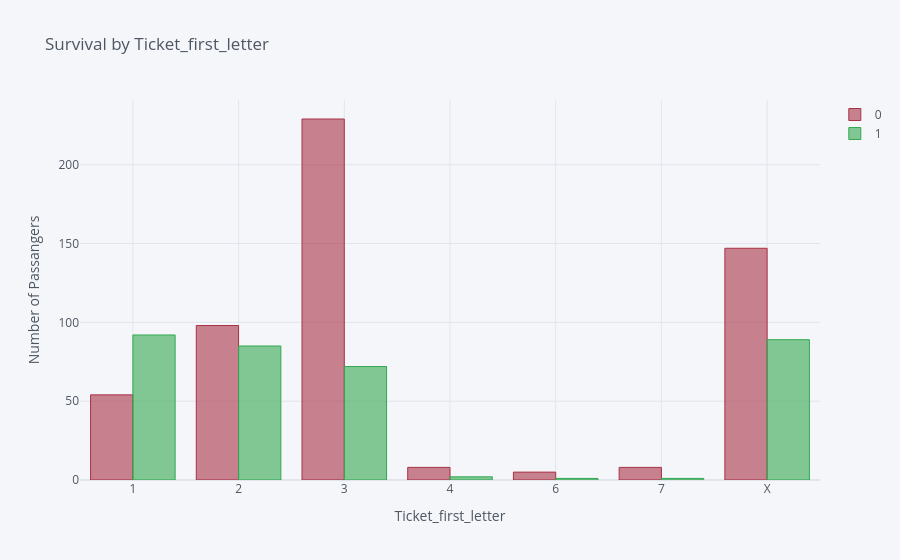

The cell this chart's notebook holds for it:
### Code cell
hist_by_column("Ticket_first_letter")

### Figure 1 — Plotly figure (JSON) as saved in the notebook; plotly's stock layout.template omitted (floating-point values rounded to 4 significant figures)
{"data": [{"marker": {"color": "rgba(168, 50, 70, 0.6)", "line": {"color": "rgba(168, 50, 70, 1.0)", "width": 1}}, "name": "0", "orientation": "v", "text": "", "type": "bar", "x": ["1", "2", "3", "4", "6", "7", "X"], "y": [54, 98, 229, 8, 5, 8, 147]}, {"marker": {"color": "rgba(50, 168, 82, 0.6)", "line": {"color": "rgba(50, 168, 82, 1.0)", "width": 1}}, "name": "1", "orientation": "v", "text": "", "type": "bar", "x": ["1", "2", "3", "4", "6", "7", "X"], "y": [92, 85, 72, 2, 1, 1, 89]}], "layout": {"legend": {"bgcolor": "#F5F6F9", "font": {"color": "#4D5663"}}, "paper_bgcolor": "#F5F6F9", "plot_bgcolor": "#F5F6F9", "title": {"font": {"color": "#4D5663"}, "text": "Survival by Ticket_first_letter"}, "xaxis": {"gridcolor": "#E1E5ED", "showgrid": true, "tickfont": {"color": "#4D5663"}, "title": {"font": {"color": "#4D5663"}, "text": "Ticket_first_letter"}, "zerolinecolor": "#E1E5ED"}, "yaxis": {"gridcolor": "#E1E5ED", "showgrid": true, "tickfont": {"color": "#4D5663"}, "title": {"font": {"color": "#4D5663"}, "text": "Number of Passangers"}, "zerolinecolor": "#E1E5ED"}}}
